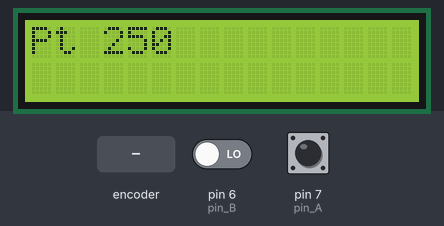
Recording of a sketch running on a simulated Arduino Uno, built with avr-gcc and run on an emulated ATmega328P. Parts: 16×2 character LCD. The inputs (shaded band) are chosen by the test bench; at power-on: pin 6 (pin_B) LOW, pin 7 (pin_A) HIGH. What the sketch prints to the serial monitor is not drawn.

Above: at 1.2 s.
1.3 s: rotary encoder on pin 7 (pin_A) / pin 6 (pin_B) turned 3 steps (first pin leading)
At 2.5 s:
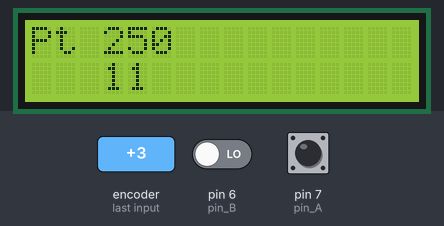
3.4 s: rotary encoder on pin 7 (pin_A) / pin 6 (pin_B) turned 1 step (first pin leading)
At 3.9 s:
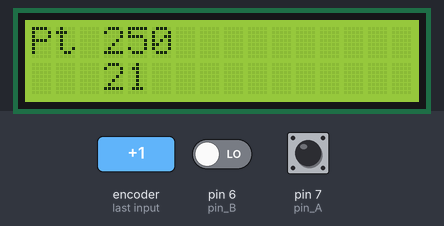
5.1 s: rotary encoder on pin 7 (pin_A) / pin 6 (pin_B) turned 1 step (first pin leading)
At 6.4 s:
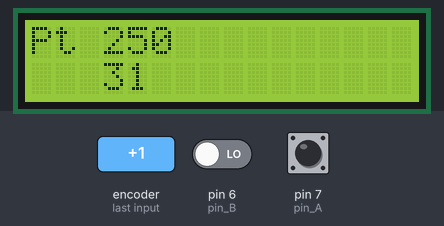
Timing chart, 0 to 8.1 s (numbered marks = the images above; inputs shaded):
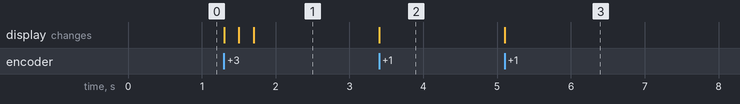

Measured:
- after the input at 1.3 s, the display: first changes at once (image 1 shows a later state)
- after the input at 3.4 s, the display: changes at once (image 2)
- after the input at 5.1 s, the display: changes at once (image 3)

The sketch:

Encoder_Soldering.ino
```cpp
/*
  The circuit:
 * LCD RS pin to digital pin 12
 * LCD Enable pin to digital pin 11
 * LCD D4 pin to digital pin 5
 * LCD D5 pin to digital pin 4
 * LCD D6 pin to digital pin 3
 * LCD D7 pin to digital pin 2
 * LCD R/W pin to ground
 * LCD VSS pin to ground
 * LCD VCC pin to 5V
 * 10K resistor:
 * ends to +5V and ground
 * wiper to LCD VO pin (pin 3)

 */

#include <LiquidCrystal.h>

LiquidCrystal lcd(12, 11, 5, 4, 3, 2);

int vall = 0;

unsigned long currentTime;
unsigned long loopTime;

const int pin_A = 7;       // pin 7
const int pin_B = 6;       // pin 6

unsigned char encoder_A;
unsigned char encoder_B;
unsigned char encoder_A_prev=0;

void setup() {

  pinMode(pin_A, INPUT);
  pinMode(pin_B, INPUT);
  currentTime = millis();
  loopTime = currentTime;

  Serial.begin(9600);
  lcd.begin(16, 2);
}


void loop() {
LCDprint ();
Encoder_payalnik ();
}

void Encoder_payalnik () {
  currentTime = millis();
  if(currentTime >= (loopTime + 5)){ // проверяем каждые 5мс (200 Гц)
    encoder_A = digitalRead(pin_A);     // считываем состояние выхода А энкодера
    encoder_B = digitalRead(pin_B);     // считываем состояние выхода B энкодера
    if((!encoder_A) && (encoder_A_prev)){    // если состояние изменилось с положительного к нулю
      if(encoder_B) {
        vall++;  // выход В в полож. сост., значит вращение по часовой стрелке
        Serial.println(vall);
        lcd.setCursor(3, 1);
        lcd.print(vall);
      }
      else {
        vall-- ;
        Serial.println(vall);
        lcd.setCursor(3, 1);
        lcd.print(vall);
      }

    }
    encoder_A_prev = encoder_A;     // сохраняем значение А для следующего цикла
    loopTime = currentTime;
  }
}

void LCDprint () {
  lcd.setCursor(0, 0);
  lcd.print("Pt");
  lcd.setCursor(3, 0);
  lcd.print("250");
}
```
